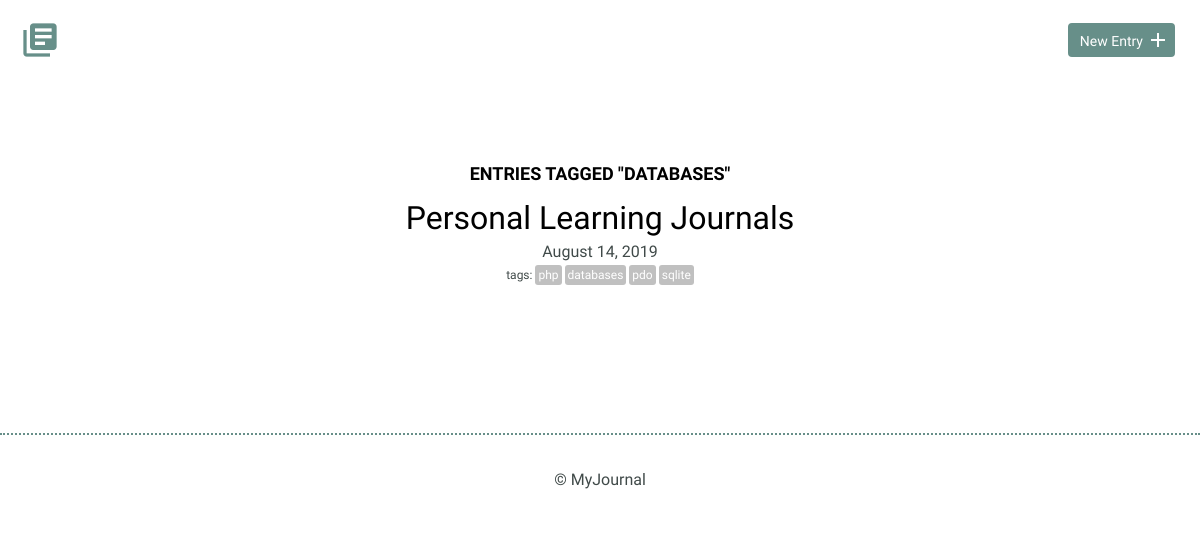
Page /index.php?tag=databases on the committed database.
### tables this page shows
CREATE TABLE "entries" (
	"id"	INTEGER NOT NULL PRIMARY KEY AUTOINCREMENT UNIQUE,
	"title"	TEXT,
	"date"	TEXT,
	"time_spent"	INTEGER,
	"learned"	BLOB,
	"resources"	BLOB
);

### index.php (the view, shortened to what this page needs)
<?php
require_once("database.php");
if (isset($_GET["tag"])) {
	try {
		$results = $db->prepare('select entries.id, title, date from entries
							    join entries_tags on entries.id = entries_tags.entry_id
							    join tags on entries_tags.tag_id = tags.id
							    where tag = ?');
		$results->bindParam(1, $_GET["tag"]);
		$results->execute();
	} catch(Exception $e) {
		echo $e->getMessage();
		die();
	}
}
$entries = $results->fetchAll(PDO::FETCH_ASSOC);
?>
<!DOCTYPE html>
<html>
    <head>
        <link rel="stylesheet" href="css/normalize.css">
        <link rel="stylesheet" href="css/site.css">
    </head>
    <body>
		<?php include "inc/header.php"; ?>
        <section>
            <div class="container">
                <div class="entry-list">
					<?php
					if (isset($_GET["tag"])) {
						echo '<h3 style="text-align: center">Entries tagged "' . $_GET["tag"] . '"</h3><br>';
					}
					foreach($entries as $entry) {
						$fullDate = date('F j, Y', strtotime($entry['date']));
						try {
							$results = $db->prepare('select tag, tags.id from entries
												   join entries_tags on entries.id = entries_tags.entry_id
												   join tags on entries_tags.tag_id = tags.id
												   where entries.id = ?');
							$results->bindParam(1, $entry['id']);
							$results->execute();
						} catch(Exception $e) {
							echo $e->getMessage();
							die();
						}
						$tags = $results->fetchAll(PDO::FETCH_ASSOC);
						echo <<<EOT
						<article>
							<h2><a href="detail.php?id={$entry['id']}">{$entry['title']}</a></h2>
							<time datetime="{$entry['date']}">{$fullDate}</time>
EOT;
						if (!empty($tags)) {
							echo '<div class="tag-container"><span class="tag-label">tags:</span>';
							foreach($tags as $tag) {
								echo '<span class="tag"><a href="index.php?tag=' . $tag["tag"] .
								'">' . $tag["tag"] . '</a></span>';
							}
							echo('</div>');
						}
						echo '</article>';
					}
					?>
                </div>
            </div>
        </section>
        <?php include "inc/footer.php"; ?>
    </body>
</html>

### css/site.css (style rules this page uses)
body { font-size: 16px; color: #404a49; font-family: 'Cousine', serif; font-weight: 400; }
.container { margin: 0 auto; padding: 0 25px; }
h1, h2, h3 { margin: 0; font-weight: 400; line-height: 1em; color: #000; }
h2 { font-size: 32px; }
h2 a { text-decoration: none; color: #000; }
h3 { font-size: 18px; font-family: 'Work Sans', serif; font-weight: 600; text-transform: uppercase; }
.entry-list, .edit-entry, .new-entry { max-width: 800px; margin: 0 auto; padding: 70px 0 150px 0; }
.entry-list article { margin-bottom: 70px; text-align: center; }
.entry-list article:last-child { margin-bottom: 0; }
.entry-list article h2 { margin-bottom: 8px; }
.tag-container { margin-top: 3px; }
.tag { color: white; font-size: 12px; padding: 3px; background-color: Silver; border-radius: 3px; margin-right: 3px; }
.tag-label { font-size: 12px; padding: 3px; }
span > a, span > a:link, span > a:hover, span > a:visited, span > a:active { text-decoration: none; color: white; }

### rows in the picture
entries: title "Personal Learning Journals", date "August 14, 2019", tag "php", tag "databases", tag "pdo", tag "sqlite"

### other values in the picture
$_GET["tag"] "DATABASES"
